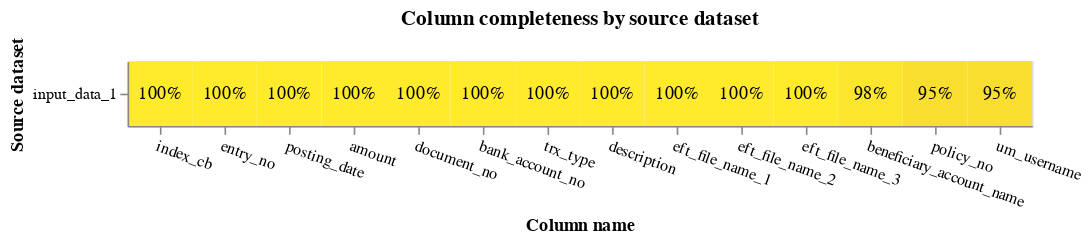

Here is the notebook cell this chart was saved with:
### Code cell
completeness_chart(cash_book, db_api=db_api)

### Figure 1 — Vega-Lite specification as saved in the notebook (floating-point values rounded to 4 significant figures)
{"config": {"view": {"continuousWidth": 400, "continuousHeight": 300}}, "layer": [{"mark": "rect", "encoding": {"color": {"field": "completeness", "legend": null, "scale": {"scheme": "darkred", "zero": true}, "type": "quantitative"}, "tooltip": [{"field": "source_dataset", "title": "Source dataset", "type": "nominal"}, {"field": "total_rows_inc_nulls", "format": ",", "title": "# of records", "type": "quantitative"}, {"field": "column_name", "title": "Column name", "type": "nominal"}, {"field": "total_null_rows", "format": ",", "title": "# of nulls", "type": "quantitative"}, {"field": "completeness", "format": ".1%", "type": "quantitative"}], "x": {"axis": {"labelAngle": 20}, "field": "column_name", "sort": {"field": "mean_comp", "order": "descending"}, "title": "Column name", "type": "nominal"}, "y": {"field": "source_dataset", "title": "Source dataset", "type": "nominal"}}, "title": "Column completeness by source dataset", "transform": [{"joinaggregate": [{"op": "mean", "field": "completeness", "as": "mean_comp"}], "groupby": ["column_name"]}]}, {"mark": {"type": "text"}, "encoding": {"color": {"condition": {"test": "datum['completeness'] < 0.5", "value": "white"}, "value": "black"}, "text": {"field": "completeness", "format": ".0%", "type": "quantitative"}, "x": {"axis": {"labelAngle": 0}, "field": "column_name", "sort": {"field": "mean_comp", "order": "descending"}, "type": "nominal"}, "y": {"field": "source_dataset", "type": "nominal"}}, "transform": [{"joinaggregate": [{"op": "mean", "field": "completeness", "as": "mean_comp"}], "groupby": ["column_name"]}]}], "data": {"name": "data-5af7b25c0d71f6d1fc400482dd139f9c"}, "height": {"step": 40}, "width": {"step": 40}, "$schema": "https://vega.github.io/schema/vega-lite/v5.9.3.json", "datasets": {"data-5af7b25c0d71f6d1fc400482dd139f9c": [{"source_dataset": "input_data_1", "column_name": "index_cb", "total_null_rows": 0, "total_rows_inc_nulls": 20887, "completeness": 1.0}, {"source_dataset": "input_data_1", "column_name": "entry_no", "total_null_rows": 0, "total_rows_inc_nulls": 20887, "completeness": 1.0}, {"source_dataset": "input_data_1", "column_name": "posting_date", "total_null_rows": 0, "total_rows_inc_nulls": 20887, "completeness": 1.0}, {"source_dataset": "input_data_1", "column_name": "amount", "total_null_rows": 0, "total_rows_inc_nulls": 20887, "completeness": 1.0}, {"source_dataset": "input_data_1", "column_name": "eft_file_name_1", "total_null_rows": 68, "total_rows_inc_nulls": 20887, "completeness": 0.9967}, {"source_dataset": "input_data_1", "column_name": "eft_file_name_2", "total_null_rows": 68, "total_rows_inc_nulls": 20887, "completeness": 0.9967}, {"source_dataset": "input_data_1", "column_name": "eft_file_name_3", "total_null_rows": 68, "total_rows_inc_nulls": 20887, "completeness": 0.9967}, {"source_dataset": "input_data_1", "column_name": "document_no", "total_null_rows": 0, "total_rows_inc_nulls": 20887, "completeness": 1.0}, {"source_dataset": "input_data_1", "column_name": "policy_no", "total_null_rows": 1134, "total_rows_inc_nulls": 20887, "completeness": 0.9457}, {"source_dataset": "input_data_1", "column_name": "beneficiary_account_name", "total_null_rows": 510, "total_rows_inc_nulls": 20887, "completeness": 0.9756}, {"source_dataset": "input_data_1", "column_name": "description", "total_null_rows": 2, "total_rows_inc_nulls": 20887, "completeness": 0.9999}, {"source_dataset": "input_data_1", "column_name": "um_username", "total_null_rows": 1134, "total_rows_inc_nulls": 20887, "completeness": 0.9457}, {"source_dataset": "input_data_1", "column_name": "bank_account_no", "total_null_rows": 0, "total_rows_inc_nulls": 20887, "completeness": 1.0}, {"source_dataset": "input_data_1", "column_name": "trx_type", "total_null_rows": 0, "total_rows_inc_nulls": 20887, "completeness": 1.0}]}}
